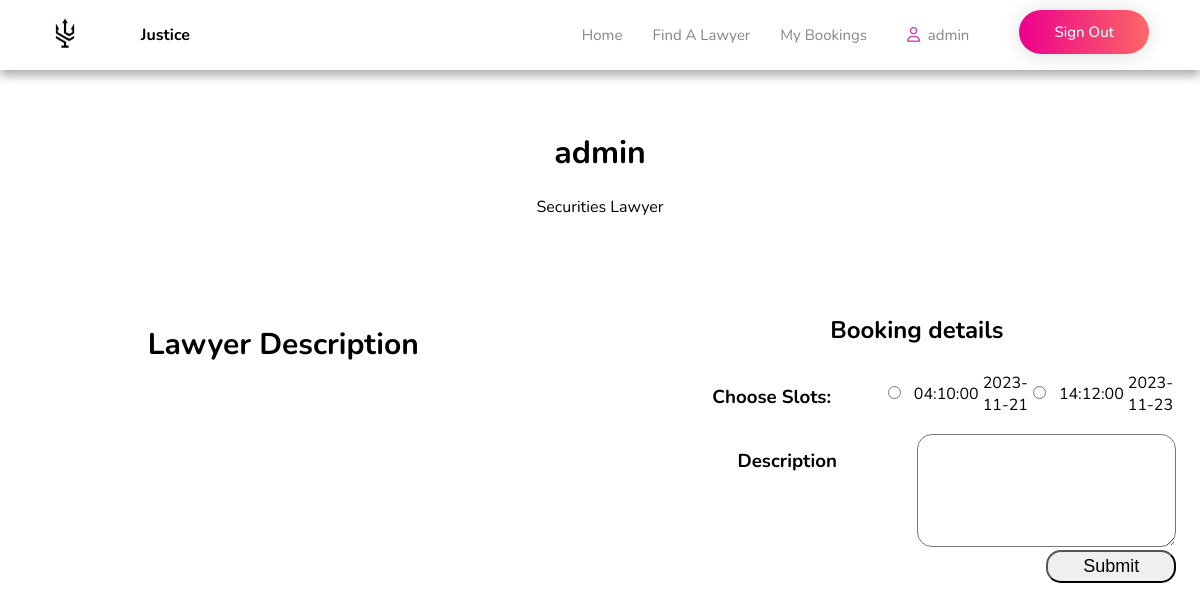
The page /user/Components/page/booking.php?lemail=123@gmail.com (signed in) on the database its author committed.
### tables this page shows
CREATE TABLE `adminregistation` (
  `username` varchar(29) DEFAULT NULL,
  `email` varchar(20) NOT NULL,
  `password` varchar(20) DEFAULT NULL,
  `category` varchar(20) DEFAULT NULL
);

CREATE TABLE `timeanddate` (
  `id` int(11) NOT NULL,
  `email` varchar(25) NOT NULL,
  `time` time NOT NULL,
  `date` date NOT NULL
);

### user/Components/page/booking.php (the view, shortened to what this page needs)
<?php
$name = $_SESSION['variable_name_1'];
$email = $_SESSION['variable_name_2'];
$lemail = $_GET['lemail'];
require '../../connectdatabase/connect.php';
?>
<!DOCTYPE html>
<html lang="en">
<head>
    <link rel="stylesheet" href="../../designCSS/lawyer.css">
    <link rel="stylesheet" type="text/css" href="https://cdnjs.cloudflare.com/ajax/libs/font-awesome/5.15.1/css/all.min.css" />
</head>
<link rel="stylesheet" href="../../designCSS/booking.css">
<link rel="stylesheet" href="../../designCSS/navbar.css">
<body>
    <div class="navbar">
        <div class="right-nav">
          <a href="./HomePage.php"><img width="50" src="../../Assists/logo/LegalAssist-Transparent.png" alt="" /></a>
          <h4>Justice</h4>
        </div>
        <div class="nav">
          <a href="./HomePage.php">
            <p>Home</p>
          </a>
          <p></p>
          <a href="./lawyer.php">
            <p>Find A Lawyer</p>
          </a>
          <p></p>
          <a href="./userBooking.php">
            <p>My Bookings</p>
          </a>
          <p></p>
          <p>
            <i class="fa-regular fa-user" style="color: #d043b6"></i>&nbsp;&nbsp;<span id="profile"><?php if($email){echo $name;} else{echo 'Profile';} ?></span>
          </p>
          <p></p>
          <div id="signup-logout-btn">
            <a id="signup" class="signup" style="color: #fff;" href="../logout/logout.php">Sign Out</a>
          </div>
          <div id="space"></div>
        </div>
      </div>
    <?php
      $q=mysqli_query($connect,"select * from adminregistation where email='$lemail'");
      $r=mysqli_fetch_array($q);
      $lawyerName=$r['username'];
      $type=$r['category'];
    ?>
    <h1 id="name"> <?php echo $lawyerName;?>
        <p id="type"><?php echo $type;?></p>
        <p id="decsription"></p>
        <div id="myBody">
            <div id="decsription">
                <h2>Lawyer Description</h3>
            </div>
            <div id="Booking">
                <h2>Booking details</h3>
                    <form id="form" method="post">
                        <div>
                            <h3>Choose Slots:</h3>
                            <div id="slots">
                            <?php
                            $q=mysqli_query($connect,"select * from timeanddate where email='$lemail'");
                            while($r=mysqli_fetch_array($q))
                            {
                            ?>
                              <table>
                                <tr>
                                  <td> <input type="radio" name="Slots" value=<?php echo $r['id'];?>  required></td>
                                  <td><div><?php echo $r['time'];?></div></td>
                                  <td><div><?php echo $r['date'];?></div></td>
                                </tr>
                              </table>
                            <?php
                            }
                            ?>
                              <div id="Slot" >
                              </div>
                            </div>
                        </div>
                        <div>
                            <label for="desc">
                                <h3>Description</h3>
                            </label>
                            <textarea id="Description"  name="massege" cols="40" rows="5" required></textarea>
                        </div>
                        <div>
                            <div></div>
                            <div>
                                <div></div><input type="submit" id="Submit" name="submit">
                            </div>
                        </div>
                    </form>
            </div>
        </div>
</body>
</html>

### user/designCSS/lawyer.css (style rules this page uses)
body { text-align: center; margin: 0px; padding: 0px; padding-top: 100px; }
body { font-family: "Nunito"; }

### user/designCSS/booking.css (style rules this page uses)
body { padding-top: 110px; font-family: "Nunito"; }
#myBody { display: grid; grid-template-columns: repeat(2, 1fr); padding: 1% 2%; gap: 10%; }
#form { display: flex; flex-direction: column; justify-content: space-between; }
#form div { display: grid; grid-template-columns: repeat(2, 1fr); }
#Booking input { font-size: 18px; border-radius: 15px; height: 40%; padding: 2%; align-self: center; }
textarea { font-size: 18px; border-radius: 15px; margin: 2% 0%; padding: 2%; }
#Submit { min-height: 110%; }
#decsription { font-size: 20px; padding: 1% 10%; }
#slots input { position: relative; right: 30%; }
#Slot { font-size: 18px; width: 200%; position: relative; right:70%; display: grid; gap: 0px; grid-template-columns: repeat(2,1fr); }

### user/designCSS/navbar.css (style rules this page uses)
.navbar { top: 0; display: flex; z-index: 100; width: 100%; position: fixed; background-color: white; align-items: center; height: 70px; justify-content: space-between; box-shadow: rgba(0, 0, 0, 0.35) 0px 5px 10px; }
.right-nav { display: flex; align-items: center; width: 150px; justify-content: space-between; margin-left: 40px; }
.nav { display: flex; justify-content: space-between; }
a, a:link, a:visited, a:hover, a:active { text-decoration: none; transition: all 0.3s cubic-bezier(0.4, 0, 1, 1) 0s; color: rgba(102, 102, 102, .8); font-size: 15px; }
.nav>p { padding: 0 20px 0 10px; transition: all 0.3s cubic-bezier(0.4, 0, 1, 1) 0s; color: rgba(102, 102, 102, .8); font-size: 15px; }
#space { width: 50px; }
.signup { border: none; display: inline-block; vertical-align: top; margin-right: 1px; border-radius: 35px; font-weight: 500; color: #fff; line-height: 26px; font-size: 15px; padding: 9px 35px; background-size: 200% 100%; cursor: pointer; background-image: linear-gradient(to right, #EC008C 0%, #fc6767 50%, #EC008C 100%) !important; box-shadow: 0 1px 20px 0 rgb(0 0 0 / 14%); }

### rows shown on the page
adminregistation: username "admin", category "Securities Lawyer"
timeanddate: time "04:10:00", date "2023-11-21"
timeanddate: time "14:12:00", date "2023-11-23"

### other values the page prints
$name "admin"
